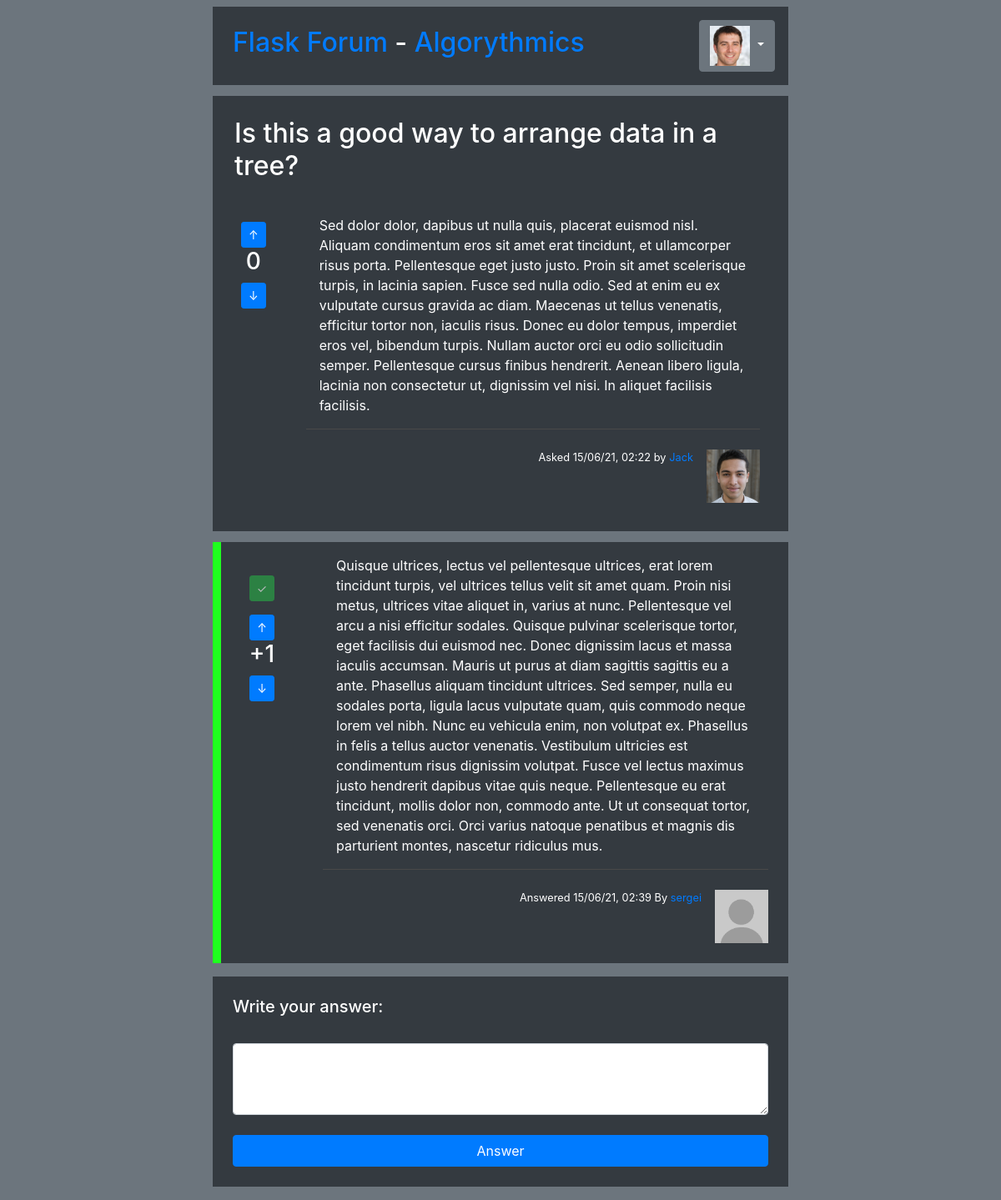
The app's page /question/?question_id=2 (signed in) with its own data.
### models.py (models this page shows)
class Category(db.Model):
    __tablename__ = "categories"
    id = Column(Integer, primary_key=True)
    name = Column(String(50))
    description = Column(String(500))
    questions = relationship("Question")

class Post(db.Model):
    __tablename__ = "posts"
    id = Column(Integer, primary_key=True)
    author_id = Column(Integer, ForeignKey('users.id'))
    content = Column(String(1000))
    votes = relationship("Vote", lazy='dynamic')
    author = relationship("User")
    date = Column(DateTime)
    __mapper_args__ = {'polymorphic_identity':'posts'}

class Question(Post):
    __tablename__ = "questions"
    id = Column(Integer, ForeignKey('posts.id'), primary_key=True)
    title = Column(String(50))
    category_id = Column(Integer, ForeignKey('categories.id'))
    __mapper_args__ = {'polymorphic_identity':'questions'}

class Post(db.Model):
    __tablename__ = "posts"
    id = Column(Integer, primary_key=True)
    author_id = Column(Integer, ForeignKey('users.id'))
    content = Column(String(1000))
    votes = relationship("Vote", lazy='dynamic')
    author = relationship("User")
    date = Column(DateTime)
    __mapper_args__ = {'polymorphic_identity':'posts'}

class User(UserMixin, db.Model):
    __tablename__ = "users"
    id = Column(Integer, primary_key=True)
    email = Column(String(50), unique=True)
    name = Column(String(50))
    password = Column(String(100))
    join_date = Column(Date)
    description = Column(String(500))
    questions = relationship("Question")
    answers = relationship("Answer")
    votes = relationship("Vote")

### views/question.py (the view)
@question_blueprint.route("/question/")
def question():
    question = db.session.query(Question).filter_by(id = int(request.args.get('question_id'))).first()
    answers = db.session.query(Answer).filter_by(question_id = question.id)
    question_data = utils.get_questions_data([question])[0]
    answers_data = utils.get_answers_data(answers)
    data = utils.get_base_data()
    data['question_data'] = question_data
    data['answers_data'] = answers_data
    data['category'] = db.session.query(Category).filter_by(id = question.category_id).first()
    data['has_best'] = answers.filter_by(is_best=True).first() != None
    if 'answer_id' in request.args:
        answer_id = int(request.args.get('answer_id'))
        data['answer_id'] = answer_id
    return render_template(
        'question.html',
        data = data
    )

### main.py (called while the page is built)
@login_manager.user_loader
def load_user(user_id):
    return User.query.get(int(user_id))

### views/utils.py (called while the page is built)
def get_base_data():
    data = {}
    data['logged_user_id'] = current_user.id if current_user.is_authenticated else -1
    return data

def get_questions_data(questions):
    questions_data = []
    for question in questions:
        votes_up = question.votes.filter_by(is_up = True).count()
        votes_down = question.votes.filter_by(is_up = False).count()
        votes_sum = votes_up - votes_down
        question_answers = Answer.query.filter_by(question_id=question.id)
        questions_data.append({
            'question': question,
            'votes_sum': votes_sum,
            'answers_count': question_answers.count(),
            'author_name': question.author.name,
            'has_best': question_answers.filter_by(is_best=True).first() != None,
            'time': question.date.strftime('%d/%m/%y, %H:%M'),
        })
    return questions_data

def get_answers_data(answers):
    answers_data = []
    for answer in answers:
        votes_up = answer.votes.filter_by(is_up = True).count()
        votes_down = answer.votes.filter_by(is_up = False).count()
        votes_sum = votes_up - votes_down
        answers_data.append({
            'answer': answer,
            'question_title': Question.query.filter_by(id=int(answer.question_id)).first().title,
            'votes_sum': votes_sum,
            'is_best': answer.is_best,
            'time': answer.date.strftime('%d/%m/%y, %H:%M')
        })
    return answers_data

### templates/question.html (shortened to what this page needs)
{% extends "base.html" %}
{% block content %}
<div class="d-flex flex-column" style="width: 100%;">
    <div class="header bg-dark">
        <div class="d-flex p-3">
            <h2>{{data.question_data.question.title}}</h2>
        </div>
        <div class="d-flex flex-row">
            <div class="p-4 text-center">
                {% if data.logged_user_id != -1 %}
                    <button type="button" class="btn btn-primary btn-sm vote_btn_up" id="{{data.question_data.question.id}}">↑</button>
                {% else %}
                    <a href="{{url_for('log_in_blueprint.log_in')}}"><button type="button" class="btn btn-primary btn-sm">↑</button></a>
                {% endif %}
                <h3  class="post_votes" id="{{data.question_data.question.id}}">
                    {%if data.question_data.votes_sum > 0 %}
                    +{{data.question_data.votes_sum}}
                    {% else %}
                        {{data.question_data.votes_sum}}
                    {% endif %}
                </h3>
                {% if data.logged_user_id != -1 %}
                    <button type="button" class="btn btn-primary btn-sm vote_btn_down" id="{{data.question_data.question.id}}">↓</button>
                {% else %}
                    <a href="{{url_for('log_in_blueprint.log_in')}}"><button type="button" class="btn btn-primary btn-sm">↓</button></a>
                {% endif %}
            </div>
            <div class="p-2 mx-4 p-3" style="width:100%; border-bottom: 1px solid rgb(73, 73, 73);">{{data.question_data.question.content}}</div>
        </div>
        <div class="d-flex p-3 justify-content-end">
            <div class="d-flex p-2">
                <p class="small">Asked {{data.question_data.time}} by <a href="{{url_for('user_profile_blueprint.user_profile', user_id=data.question_data.question.author_id)}}">{{data.question_data.author_name}}</a></p>
            </div>
            <div class="d-flex p-2">
                <img src="/static/profiles/{{data.question_data.question.author_id}}.jpg" height="64" width="64"/>
            </div>
        </div>
    </div>
    {% for answer_data in data.answers_data %}
    <div id="{{answer_data.answer.id}}" class="bg-dark my-2" style="color: white; {% if answer_data.answer.is_best %} border-left: 10px solid rgb(31, 255, 31) {% endif %}">
        <div class="d-flex flex-row">
            <div class="p-4 text-center">
                {% if answer_data.answer.is_best %}
                <a href="#"><button type="button" class="btn btn-success btn-sm my-3" disabled>✓</button></a>
                {% endif %}
                {% if data.logged_user_id != -1 %}
                    <button type="button" class="btn btn-primary btn-sm vote_btn_up" id="{{answer_data.answer.id}}">↑</button>
                {% else %}
                    <a href="{{url_for('log_in_blueprint.log_in')}}"><button type="button" class="btn btn-primary btn-sm">↑</button></a>
                {% endif %}
                <h3 class="post_votes" id="{{answer_data.answer.id}}">
                    {%if answer_data.votes_sum > 0 %}
                    +{{answer_data.votes_sum}}
                    {% else %}
                        {{answer_data.votes_sum}}
                    {% endif %}
                </h3>
                {% if data.logged_user_id != -1 %}
                    <button type="button" class="btn btn-primary btn-sm vote_btn_down" id="{{answer_data.answer.id}}">↓</button>
                {% else %}
                    <a href="{{url_for('log_in_blueprint.log_in')}}"><button type="button" class="btn btn-primary btn-sm">↓</button></a>
                {% endif %}
            </div>
            <div class="mx-4 p-3" style="width:100%; border-bottom: 1px solid rgb(73, 73, 73);">{{answer_data.answer.content}}</div>
        </div>
        <div class="d-flex p-3 justify-content-end">
            <div class="d-flex p-2">
                <p class="small">Answered {{answer_data.time}} By <a href="{{url_for('user_profile_blueprint.user_profile', user_id=answer_data.answer.author_id)}}">{{answer_data.answer.author.name}}</a></p>
            </div>
            <div class="d-flex p-2">
                <img src="/static/profiles/{{answer_data.answer.author_id}}.jpg" height="64" width="64"/>
            </div>
        </div>
    </div>
    {% endfor %}
    <div class="bg-dark my-2 p-4" style="color: white">
        {%if data.logged_user_id != -1 %}
        <form method="POST" action="/question/">
            <div class="d-flex">
                <h5>Write your answer:</h5>
            </div>
            <div class="d-flex mt-4">
                <textarea name="answer" class="form-control" rows="3"></textarea>
            </div>
            <div class="d-flex mt-4">
                <input type="submit" value="Answer" class="btn btn-primary btn-block"/>
            </div>
        </form>
        {% endif %}
    </div>
</div>
{% endblock %}

### templates/base.html (shortened to what this page needs)
<!DOCTYPE html>
<head>
    <link rel="stylesheet" href="https://stackpath.bootstrapcdn.com/bootstrap/4.3.1/css/bootstrap.min.css">
    <link rel="stylesheet" href="/static/styles/style.css">
</head>
    <body class="bg-secondary" style="height: 100%; width: 100%;">
        <div class="container-fluid" style="width: 60%; margin:auto">
            <div class="d-flex flex-row bg-dark p-3 my-2">
                <div class="d-flex mr-auto">
                    <h2 class="p-2" style="color:white">
                        <a href="/home/">Flask Forum</a>
                        {% if data.category %}
                        - <a href="{{url_for('home_blueprint.category', category_id=data.category.id)}}">{{data.category.name}}</a>
                        {% endif %}
                    </h2>
                </div>
                <div class="d-flex">
                    {%if data.logged_user_id != -1 %}
                    <div class="btn-group">
                        <button class="btn btn-secondary dropdown-toggle" type="button" id="dropdownMenuButton" data-toggle="dropdown" aria-haspopup="true" aria-expanded="false">
                            <img src="/static/profiles/{{data.logged_user_id}}.jpg" height="48" width="48"/>
                        </button>
                    </div>
                    {% else %}
                    <a href="{{url_for('log_in_blueprint.log_in')}}"><input type="submit" class="btn btn-primary mr-1 mt-3 btn-sm" value="Log In"></input></a>
                    <a href="{{url_for('sign_up_blueprint.sign_up')}}"><input type="submit" class="btn btn-info mt-3 btn-sm" value="Sign up"></input></a>
                    {% endif %}
                </div>
            </div>
            <div class="d-flex flex-row my-2" style="color: white;">
                <div class="d-flex" style="width:100%;">
                    {% block content %}
                    {% endblock %}
                </div>
            </div>
        </div>
    </body>
</html>

### static/styles/style.css (style rules this page uses)
.header { width: 100%; margin-top: 5px; margin-bottom: 5px; padding: 10px; color: white; }

### records on screen
Category: category.name "Algorythmics"
Question: question_data.question "Is this a good way to arrange data in a tree?", votes_sum "1", answer.content "Quisque ultrices, lectus vel pellentesque ultrices, erat lorem tincidunt turpis, vel ultrices tellus velit sit amet quam. Proin nisi metus, ultrices vitae aliquet in, varius at nunc. Pellentesque vel arcu a nisi efficitur sodales. Quisque pulvinar scelerisque tortor, eget facilisis dui euismod nec. Donec dignissim lacus et massa iaculis accumsan. Mauris ut purus at diam sagittis sagittis eu a ante. Phasellus aliquam tincidunt ultrices. Sed semper, nulla eu sodales porta, ligula lacus vulputate quam, quis commodo neque lorem vel nibh. Nunc eu vehicula enim, non volutpat ex. Phasellus in felis a tellus auctor venenatis. Vestibulum ultricies est condimentum risus dignissim volutpat. Fusce vel…", time "15/06/21, 02:39", answer.author.name "sergei"
Post: question_data.question.content "Sed dolor dolor, dapibus ut nulla quis, placerat euismod nisl. Aliquam condimentum eros sit amet erat tincidunt, et ullamcorper risus porta. Pellentesque eget justo justo. Proin sit amet scelerisque turpis, in lacinia sapien. Fusce sed nulla odio. Sed at enim eu ex vulputate cursus gravida ac diam. Maecenas ut tellus venenatis, efficitur tortor non, iaculis risus. Donec eu dolor tempus, imperdiet eros vel, bibendum turpis. Nullam auctor orci eu odio sollicitudin semper. Pellentesque cursus finibus hendrerit. Aenean libero ligula, lacinia non consectetur ut, dignissim vel nisi. In aliquet facilisis facilisis."
User: question_data.author_name "Jack"

### other values on screen
{{ data.question_data.votes_sum }} "0"
{{ data.question_data.time }} "15/06/21, 02:22"
